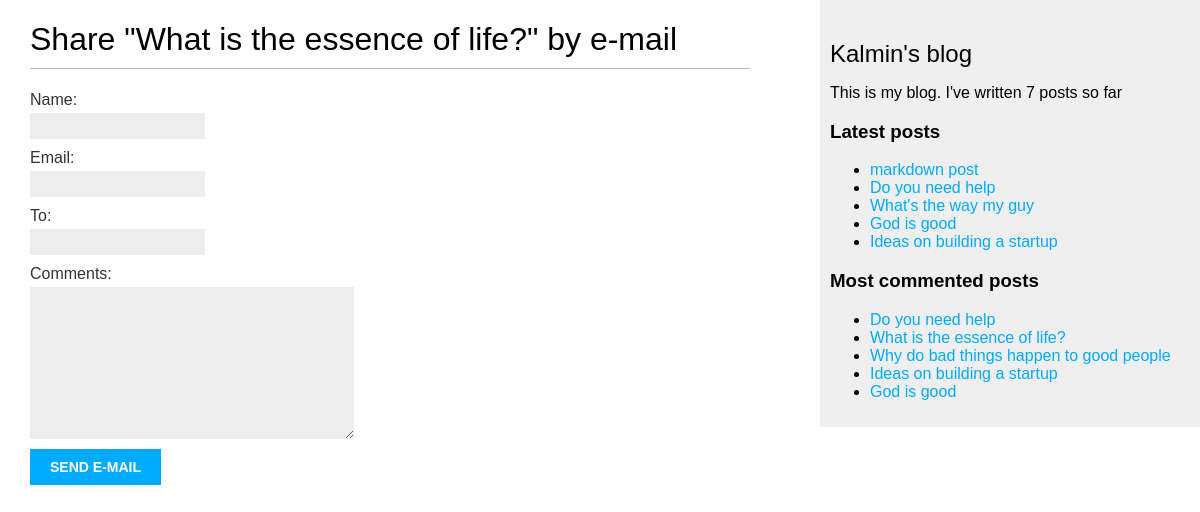
Screenshot of /blog/1/share/ with the database file from the repository.
### blog/models.py (models this page shows, shortened)
class Post(models.Model):
    class Status(models.TextChoices):
        DRAFT = 'DR', 'Draft'
        PUBLISHED = 'PB', 'Published'
    tags = TaggableManager()
    title = models.CharField(max_length=250)
    slug = models.SlugField(max_length=250, unique_for_date='publish')
    author = models.ForeignKey(
        User, on_delete=models.CASCADE, related_name='blog_posts')
    body = models.TextField()
    publish = models.DateTimeField(default=timezone.now)
    created = models.DateTimeField(auto_now_add=True)
    updated = models.DateTimeField(auto_now=True)
    status = models.CharField(
        max_length=2, choices=Status.choices, default=Status.DRAFT)
    objects = models.Manager()
    published = PublishedManager()
    class Meta:
        ordering = ['-publish']
        indexes = [
            models.Index(fields=['-publish'])
        ]
    def get_absolute_url(self):
        return reverse('blog:post_detail', args=[
                                        self.publish.year,
                                        self.publish.month,
                                        self.publish.day,
                                        self.slug])

### blog/views.py (the view)
# urls.py: path('<int:post_id>/share/', views.post_share,
def post_share(request, post_id):
    post = get_object_or_404(Post, id=post_id, status=Post.Status.PUBLISHED)
    sent = False
    if request.method == 'POST':
        form = EmailPostForm(request.POST)
        if form.is_valid():
            cd = form.cleaned_data
            post_url = request.build_absolute_uri(post.get_absolute_url())
            subject = f"{cd['name']} recommends you read {post.title}"
            sent = True
    else:
        form = EmailPostForm()
    return render(request, 'blog/post/share.html', {'post': post,
                                                    'form': form,
                                                    'sent': sent})

### blog/forms.py
class EmailPostForm(forms.Form):
    name = forms.CharField(max_length=25)
    email = forms.EmailField()
    to = forms.EmailField()
    comments = forms.CharField(required=False,
                                widget=forms.Textarea)

### blog/models.py (called while the page is built)
    def get_queryset(self):
        return super().get_queryset().filter(status=Post.Status.PUBLISHED)

### blog/templatetags/blog_tags.py (called while the page is built)
@register.simple_tag
def total_posts():
    return Post.published.count()

@register.inclusion_tag('blog/post/latest_posts.html')
def show_latest_posts(count=5):
    latest_posts =Post.published.order_by('-publish')[:count]
    return {'latest_posts': latest_posts}

@register.simple_tag
def get_most_commented_posts(count=5):
    return Post.published.annotate(
        total_comments=Count('comments')
    ).order_by('-total_comments')[:count]

### blog/templates/blog/post/share.html (shortened to what this page needs)
{% extends "blog/base.html" %}
{% block content %}
 {% if sent %}
    <h1>E-mail successfully sent</h1>
    <p>
    "{{ post.title }}" was successfully sent to {{ form.cleaned_data.to }}.
    </p>
{% else %}
    <h1>Share "{{ post.title }}" by e-mail</h1>
    <form method="post">
    {{ form.as_p }}
    <input type="submit" value="Send e-mail">
    </form>
{% endif %}
{% endblock %}

### blog/templates/blog/base.html (shortened to what this page needs)
{% load blog_tags %}
{% load static %}
<!DOCTYPE html>
<html>
  <head>
    <link href="{% static "css/blog.css" %}" rel="stylesheet">
  </head>
  <body>
    <div id="content">{% block content %} {% endblock %}</div>
    <div id="sidebar">
      <h2>Kalmin's blog</h2>
      <p>
        This is my blog.
        I've written {% total_posts %} posts so far
      </p>
      <h3>Latest posts</h3>
      {% show_latest_posts %}
      <h3>Most commented posts</h3>
      {% get_most_commented_posts as most_commented_posts %}
      <ul>
        {% for post in most_commented_posts %}
          <li>
            <a href="{{ post.get_absolute_url }}">{{ post.title }}</a>
          </li>
        {% endfor %}
      </ul>
    </div>
  </body>
</html>

### blog/templates/blog/post/latest_posts.html
<ul>
    {% for post in latest_posts %}
        <li>
            <a href="{{ post.get_absolute_url }}">{{ post.title }}</a>
        </li>
    {% endfor %}
</ul>

### blog/static/css/blog.css (style rules this page uses)
body { margin:0; padding:0; font-family:helvetica, sans-serif; }
a { color:#00abff; text-decoration:none; }
h1 { font-weight:normal; border-bottom:1px solid #bbb; padding:0 0 10px 0; }
h2 { font-weight:normal; margin:30px 0 0; }
#content { float:left; width:60%; padding:0 0 0 30px; }
#sidebar { float:right; width:30%; padding:10px; background:#efefef; height:100%; }
label { float:left; clear:both; color:#333; margin-bottom:4px; }
input, textarea { clear:both; float:left; margin:0 0 10px; background:#ededed; border:0; padding:6px 10px; font-size:12px; }
input[type=submit] { font-weight:bold; background:#00abff; color:#fff; padding:10px 20px; font-size:14px; text-transform:uppercase; }

### rows the page displays
Post: title "What is the essence of life?"
Post: title "markdown post"
Post: title "Do you need help"
Post: title "What's the way my guy"
Post: title "God is good"
Post: title "Ideas on building a startup"
Post: title "Why do bad things happen to good people"
